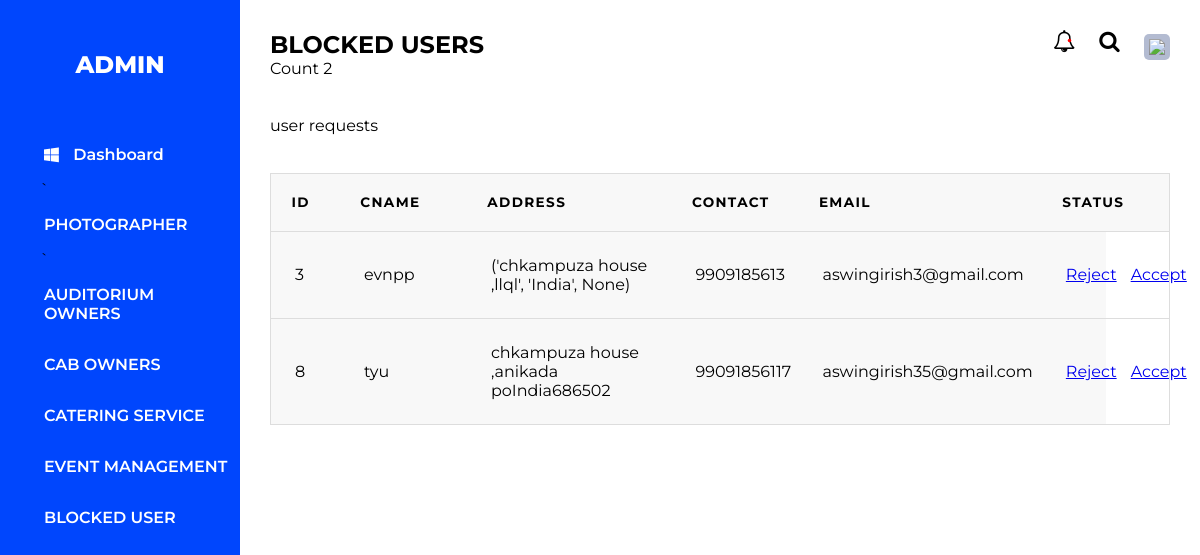
The app's page /blocked/ with its own data.
### myapp/models.py (models this page shows)
class SPD(models.Model): #service provider details
    namecu= models.CharField(unique=True,max_length=40,null=False)
    fname=models.CharField(null=False,max_length=40)
    lname = models.CharField(null=False,max_length=40)
    job=models.CharField(max_length=10,null=False)
    rwork=models.CharField(null=False,max_length=40)
    pnum=models.IntegerField(null=False)
    email=models.EmailField(null=False)
    Add=models.CharField(max_length=100,null=False)
    about=models.CharField(max_length=200,null=False)
    usernm=models.CharField(max_length=30,unique=True,null=False)
    userpw=models.CharField(null=False,max_length=40)
    slink=models.CharField(null=True,max_length=50)
    status=models.CharField(null=True,max_length=3,default="WL")

### myapp/views.py (the view)
# urls.py: path("blocked/",views.blocked),
def blocked(request):
    de=SPD.objects.filter(status="R")
    x = "BLOCKED USERS"
    return render(request, "AdminEM.html", {"de": de, "name": x,"len":len(de)})

### myapp/templates/AdminEM.html (shortened to what this page needs)
{% load static%}
<!DOCTYPE html>
<html>
<head>
	<link rel="stylesheet" type="text/css" href="{% static 'wadmin/css/style.css' %}">
	<link rel="stylesheet" href="https://cdnjs.cloudflare.com/ajax/libs/font-awesome/4.7.0/css/font-awesome.min.css">
</head>
<body>
<section>
	<div class="sidebar">
		<h1 class="logo">ADMIN </h1>
		<ul class="nav">
			<li><a href="/wadmin/"><i class="fa fa-windows"></i> Dashboard</a></li>
`
			<li class=""><a href="/photographer/">PHOTOGRAPHER</a></li>
`			<li class=""><a href="/aduitorium/">AUDITORIUM OWNERS</a></li>
			<li class=""><a href="/cabowners/">CAB OWNERS</a></li>
			<li class=""><a href="/catering/">CATERING SERVICE</a></li>
			<li class=""><a href="/emangemant/">EVENT MANAGEMENT</a></li>
			<li class=""><a href="/blocked/">BLOCKED USER</a></li>
		</ul>
	</div>
	<div class="main">
		<div class="head-section">
			<div class="col-6">
				<h2>{{name}}</h2>
				<p>Count {{len }}</p>
			</div>
			<div class="col-6" style="text-align: right;">
				<i class="fa fa-bell-o hicon"></i>
				<i class="fa fa-search hicon sicon"></i>
				<img src="image/user.png" class="user">
			</div>
		</div>
		<br><br>
		<div class="content">
			<p>user requests</p><br><br>
			<table>
  <thead>
    <tr>
      <th scope="col" 	style=" width:1pc;" >ID</th>
      <th scope="col" style=" width:4pc;" >Cname</th>
      <th scope="col"  style=" width:8pc;">Address</th>
      <th scope="col" style=" width:4pc;" >contact</th>
      <th scope="col" style=" width:10pc;"  >email</th>
		<th scope="col"  style="width:4pc ;"colspan="2" > status</th>
    </tr>
  </thead>
  <tbody>
  {%for i in de %}
    <tr>
      <td data-label="Account">{{i.id}}</td>
      <td data-label="Due Date">{{i.namecu}}</td>
      <td data-label="Amount">{{i.Add}}</td>
      <td data-label="Due Date">{{i.pnum}}</td>
        <td data-label="Period">{{i.email}}</td>
		<td data-label="Amount" style="position: relative;">
				<ul style=" lex-direction: row;
    display: flex;
    gap: 14px;
     list-style-type: none;
    text-decoration: none;">
				<li><a href="/rej/{{i.id}}">Reject</a></li>
				<li><a href="/acc/{{i.id}}">Accept</a></li>
				</ul>
		</td>
    </tr>
  {% endfor %}
  </tbody>
</table>
		</div>
	</div>
</section>
</body>
</html>

### oneplace/static/wadmin/css/style.css (style rules this page uses)
:root { --blue:#0046fd; --white:#fff; --black:#000; --lightblue:#b3bbd1; --gray:#e5e5e5; }
* { margin: 0px; padding: 0px; font-family: 'Montserrat', sans-serif; }
body { height: 100vh; }
.sidebar { width: 20%; float: left; background: var(--blue); height: 100vh; position: relative; }
.main { width: 75%;float: left;height: 90vh; padding: 30px; }
.logo { text-align: center;color: var(--white); margin-top: 50px; font-weight: 800; margin-bottom: 50px; }
.nav { margin-left: 40px; }
.nav li { list-style: none; padding: 16px 19px; }
.nav li i { margin-right: 10px; }
.nav li a { color: var(--white); text-decoration: none; font-weight: 600; }
.nav > li { border-radius: 60px 0 0 60px; width: 92%; margin-left: -15px; }
.col-6 { width: 50%; float: left; }
.hicon { margin-right: 20px; font-size: 22px!important;position: relative; }
.hicon:nth-child(1):after { content: ''; position:absolute; width: 7px; height: 7px; background: red; border-radius: 10px; left: 13px; top: 7px; transform: scale(0.5); box-shadow: 0 0 0 0 rgba(255, 82, 82, 1); animation: pulse-red 2s infinite; cursor: pointer; }
.user { background:var(--lightblue); padding: 5px; width: 30px; margin-bottom: -11px; border-radius: 5px; cursor: pointer; }
table { border-collapse: collapse; margin: 0; padding: 0; width: 100%; table-layout: fixed; border-spacing: 0 15px; }
table tr { background-color: #f8f8f8; border: 1px solid #ddd!important; padding: .35em; margin-bottom: 10px; }
table th,table td { padding: 1.5em; text-align: left; }
table th { font-size: .85em; letter-spacing: .1em; text-transform: uppercase; }

### records on screen
SPD: id "3", namecu "evnpp", Add "('chkampuza house ,llql', 'India', None)", pnum "9909185613", email "aswingirish3@gmail.com"
SPD: id "8", namecu "tyu", Add "chkampuza house ,anikada poIndia686502", pnum "99091856117", email "aswingirish35@gmail.com"

### other values on screen
{{ name }} "BLOCKED USERS"
{{ len }} "2"
